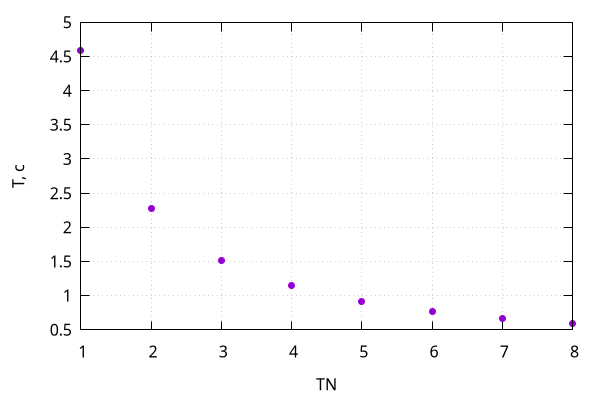

The script that saved this image:
set ylabel "T, с"
set xlabel "TN"
set grid
set nokey
set terminal pngcairo size 600, 400
set output "TTN.png"
plot "TTN.dat" u 1:2 w p pt 7 
